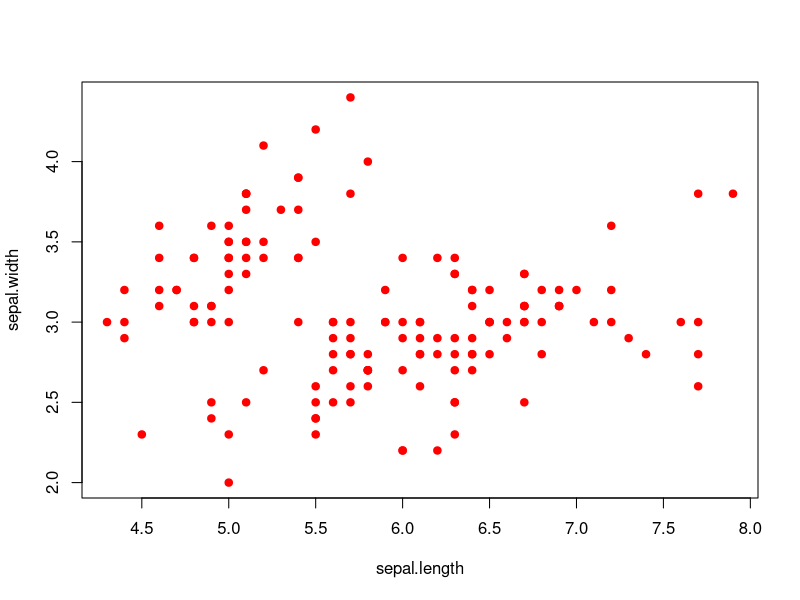
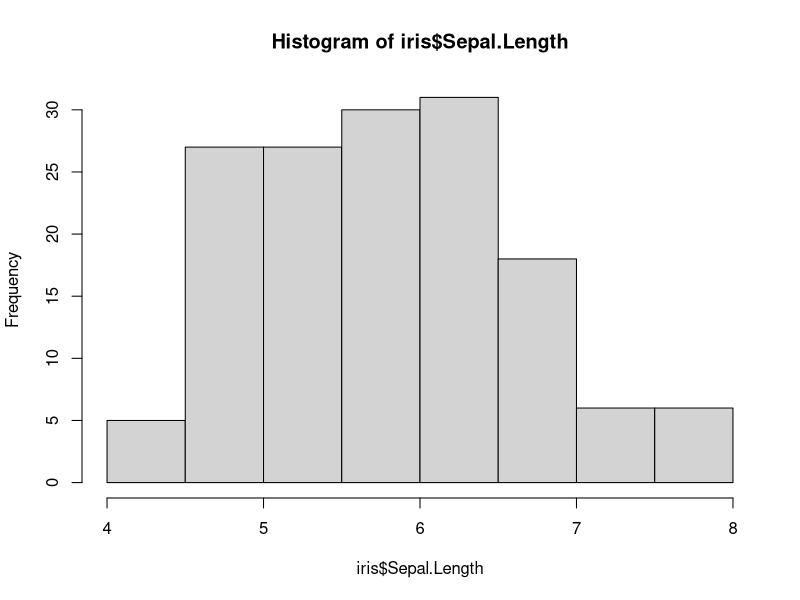
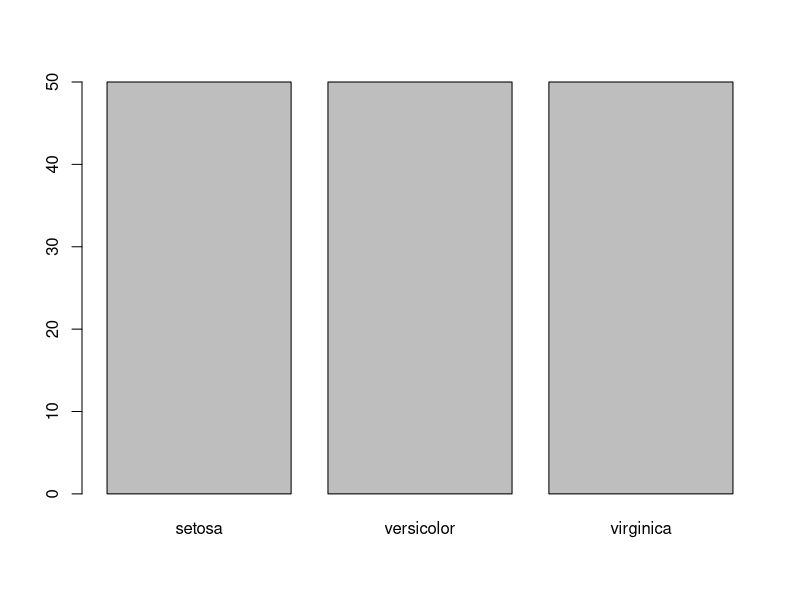
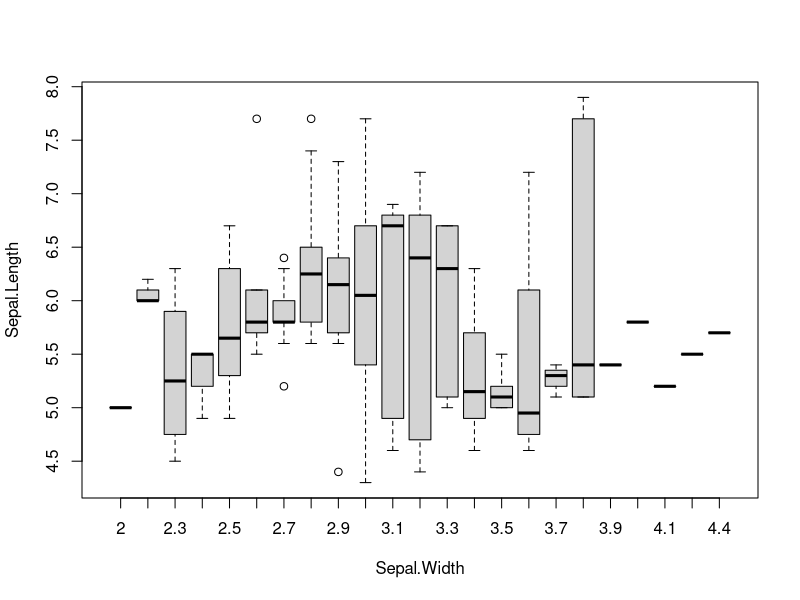
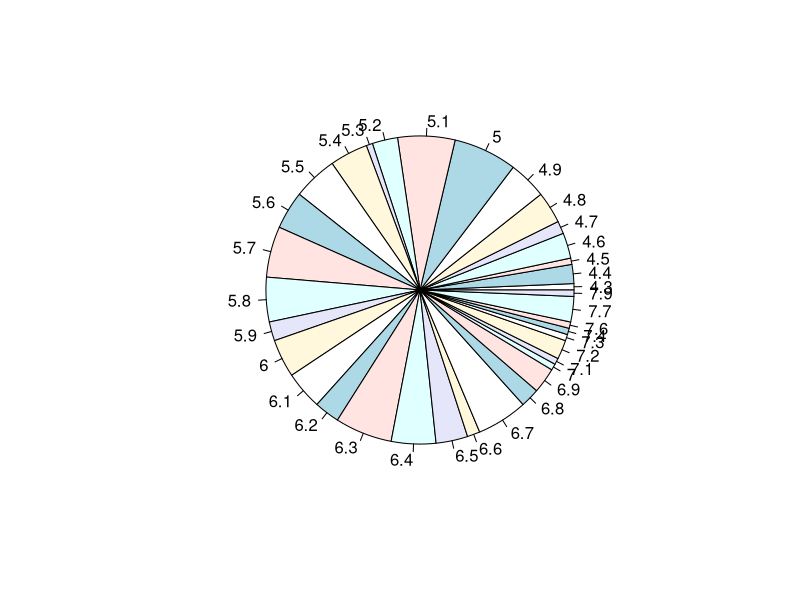
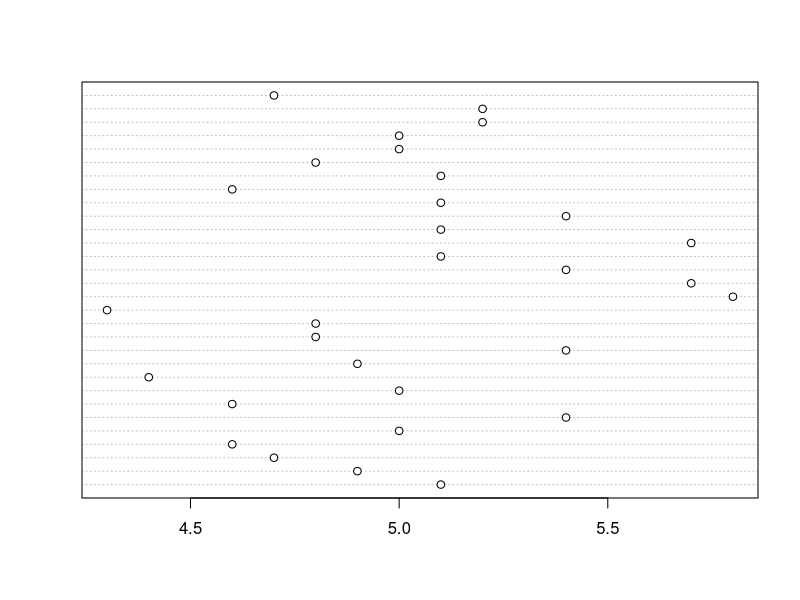

The R source for these figures, in order:
data(iris)
print(head(iris))
plot(iris$Sepal.Length , iris$Sepal.Width , xlab='sepal.length' , ylab='sepal.width' , col='red' , pch=19)
hist(iris$Sepal.Length)
barplot(table(iris$Species))
boxplot(data=iris ,Sepal.Length ~ Sepal.Width )
pie(table(iris$Sepal.Length))
dotchart(iris$Sepal.Length[1:30])
